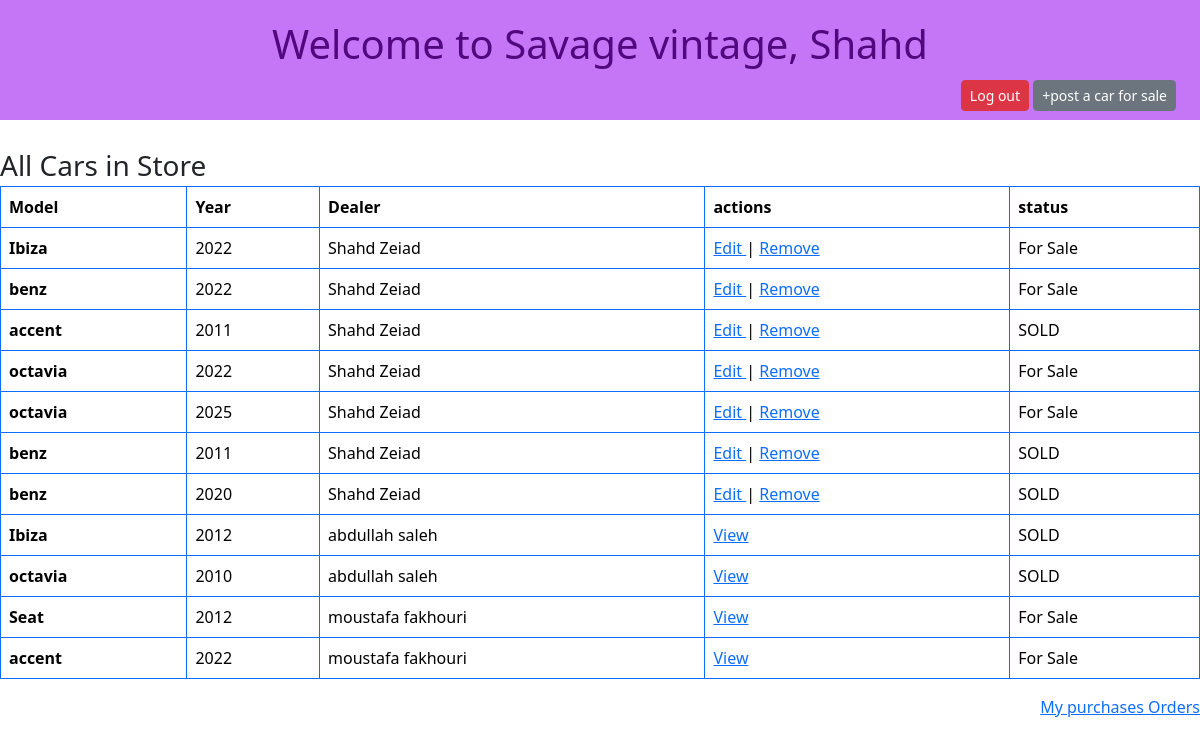
Screenshot of /success (signed in) with the database file from the repository.
### Sav_Vintage_app/models.py (models this page shows)
class User(models.Model):
    first_name=models.CharField(max_length=45)
    last_name=models.CharField(max_length=45)
    email=models.TextField(unique=True)
    password=models.CharField(max_length=45)
    created_at=models.DateField(auto_now=True)
    updated_at=models.DateField(auto_now=True)
    objects=userManager()

class Cars(models.Model):
    model=models.CharField(max_length=45)
    maker=models.CharField(max_length=45)
    year=models.PositiveBigIntegerField(null=False)
    price=models.PositiveIntegerField()
    desc=models.TextField()
    seller=models.ForeignKey(User,related_name="cars",on_delete=models.CASCADE)
    created_at=models.DateField(auto_now=True)
    updated_at=models.DateField(auto_now=True)
    is_available=models.BooleanField(default=True)
    objects=carsManager()

### Sav_Vintage_app/views.py (the view)
# urls.py: path('success',views.success,name='success'),
def success(request):
    if 'userid' not in request.session:
        return redirect('login')
    userid = int(request.session.get('userid'))  # Ensure it's an integer
    user = User.objects.get(id=userid)  # Now define user first
    seller_cars = Cars.objects.filter(seller=user)  # Get all cars listed by the logged-in user
    all_cars = Cars.objects.all()  # Get all cars for displaying
    context = {
        'username': user.first_name,
        'userid': userid,
        'cars': all_cars,  # Pass all cars for display
        'seller_cars': seller_cars  # Pass only the logged-in user's cars
    }
    return render(request, "index.html", context)

### Sav_Vintage_app/templates/index.html (shortened to what this page needs)
<!DOCTYPE html>
<html lang="en">
<head>
    <link href="https://cdn.jsdelivr.net/npm/bootstrap@5.3.3/dist/css/bootstrap.min.css" rel="stylesheet">
</head>
<body>
    <div class="header">
        <h1>Welcome to Savage vintage, {{username}}</h1>
        <h6 class="logout">
          <a href="{% url 'logout' %}" class="btn btn-danger btn-sm">Log out</a>
          <a href="/addCar" class="btn btn-secondary btn-sm style="float: right;">+post a car for sale</a>
      </h6>
      </div>
      <br>
    <h3 class="modal-title">All Cars in Store </h3>
    <table class="table table-bordered border-primary">
        <thead>
          <tr>
            <th scope="col">Model</th>
            <th scope="col">Year</th>
            <th scope="col">Dealer</th>
            <th scope="col">actions</th>
            <th scope="col">status</th>
          </tr>
        </thead>
        <tbody>
          {% for car in cars %}
          <tr>
              <th scope="row"> {{ car.model }} </th>
              <td> {{ car.year }} </td>
              <td> {{ car.seller.first_name }} {{ car.seller.last_name }} </td>
              {% if car.seller.id == userid %}
        <td>
            <a href="{% url 'update' car.id %}"> Edit </a> |
            <a href="{% url 'delete' car.id %}"> Remove </a>
        </td>
        {% else %}
        <td><a href="{% url 'details' car.id %}"> View </a></td>
        {% endif %}
        <td>
                  {% if car.is_available %}
                      For Sale
                  {% else %}
                      SOLD
                  {% endif %}
              </td>
          </tr>
          {% endfor %}
      </tbody>
      </table>
      <a href="/viewOrders" style="float: right;">My purchases Orders</a>
</body>
</html>

### Sav_Vintage_app/templates/index.html (style rules this page uses)
.header { padding: 20px; height: 120px ; text-align: center; background: #C576F6; color: #51087E; font-size: 30px; }
body { width: 1200px; margin: auto; }
.logout { padding: 4px; float: right; }

### rows the page displays
User: first_name "Shahd"
Cars: model "Ibiza", year "2022", seller.first_name "Shahd", seller.last_name "Zeiad", shows "Edit", is_available "For Sale"
Cars: model "benz", year "2022", seller.first_name "Shahd", seller.last_name "Zeiad", shows "Edit", is_available "For Sale"
Cars: model "accent", year "2011", seller.first_name "Shahd", seller.last_name "Zeiad", shows "Edit", is_available "SOLD"
Cars: model "octavia", year "2022", seller.first_name "Shahd", seller.last_name "Zeiad", shows "Edit", is_available "For Sale"
Cars: model "octavia", year "2025", seller.first_name "Shahd", seller.last_name "Zeiad", shows "Edit", is_available "For Sale"
Cars: model "benz", year "2011", seller.first_name "Shahd", seller.last_name "Zeiad", shows "Edit", is_available "SOLD"
Cars: model "benz", year "2020", seller.first_name "Shahd", seller.last_name "Zeiad", shows "Edit", is_available "SOLD"
Cars: model "Ibiza", year "2012", seller.first_name "abdullah", seller.last_name "saleh", shows "View", is_available "SOLD"
Cars: model "octavia", year "2010", seller.first_name "abdullah", seller.last_name "saleh", shows "View", is_available "SOLD"
Cars: model "Seat", year "2012", seller.first_name "moustafa", seller.last_name "fakhouri", shows "View", is_available "For Sale"
Cars: model "accent", year "2022", seller.first_name "moustafa", seller.last_name "fakhouri", shows "View", is_available "For Sale"
